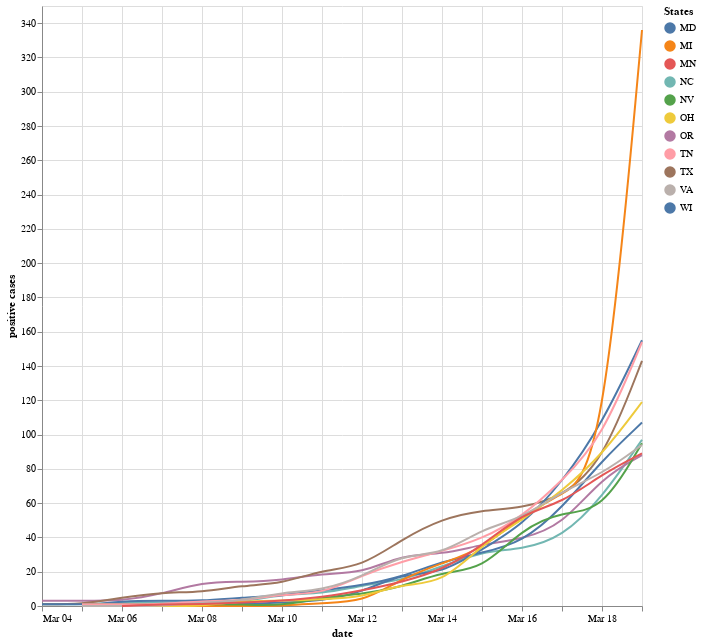

Here is the notebook cell this chart was saved with:
### Code cell
plot_positive_by_quantile(states_agg, 'fourth')

### Figure 1 — Vega-Lite specification as saved in the notebook (floating-point values rounded to 4 significant figures; data arrays with more than 128 entries replaced by an {"elided": "..."} marker saying what was removed)
{"config": {"view": {"continuousWidth": 400, "continuousHeight": 300}}, "layer": [{"mark": {"type": "line", "interpolate": "basis"}, "encoding": {"color": {"type": "nominal", "field": "state", "legend": {"title": "States"}}, "x": {"type": "temporal", "axis": {"format": "%b %d"}, "field": "date"}, "y": {"type": "quantitative", "field": "positive", "title": "positive cases"}}}, {"mark": "point", "encoding": {"opacity": {"value": 0}, "x": {"type": "temporal", "field": "date"}}, "selection": {"selector002": {"type": "single", "nearest": true, "on": "mouseover", "fields": ["date"], "empty": "none"}}}, {"mark": "point", "encoding": {"color": {"type": "nominal", "field": "state", "legend": {"title": "States"}}, "opacity": {"condition": {"value": 1, "selection": "selector002"}, "value": 0}, "x": {"type": "temporal", "axis": {"format": "%b %d"}, "field": "date"}, "y": {"type": "quantitative", "field": "positive", "title": "positive cases"}}}, {"mark": {"type": "rule", "color": "gray"}, "encoding": {"x": {"type": "temporal", "field": "date"}}, "transform": [{"filter": {"selection": "selector002"}}]}, {"mark": {"type": "text", "align": "left", "dx": 5, "dy": -5}, "encoding": {"color": {"type": "nominal", "field": "state", "legend": {"title": "States"}}, "text": {"condition": {"type": "quantitative", "field": "positive", "selection": "selector002"}, "value": " "}, "x": {"type": "temporal", "axis": {"format": "%b %d"}, "field": "date"}, "y": {"type": "quantitative", "field": "positive", "title": "positive cases"}}}, {"mark": {"type": "text", "align": "right", "dx": -5, "dy": -5}, "encoding": {"color": {"type": "nominal", "field": "state", "legend": {"title": "States"}}, "text": {"condition": {"type": "nominal", "field": "state", "selection": "selector002"}, "value": " "}, "x": {"type": "temporal", "axis": {"format": "%b %d"}, "field": "date"}, "y": {"type": "quantitative", "field": "positive", "title": "positive cases"}}}], "data": {"name": "data-904a378c83e414365e4dd245110424ed"}, "height": 600, "width": 600, "$schema": "https://vega.github.io/schema/vega-lite/v4.0.2.json", "datasets": {"data-904a378c83e414365e4dd245110424ed": {"elided": "168 records"}}}
